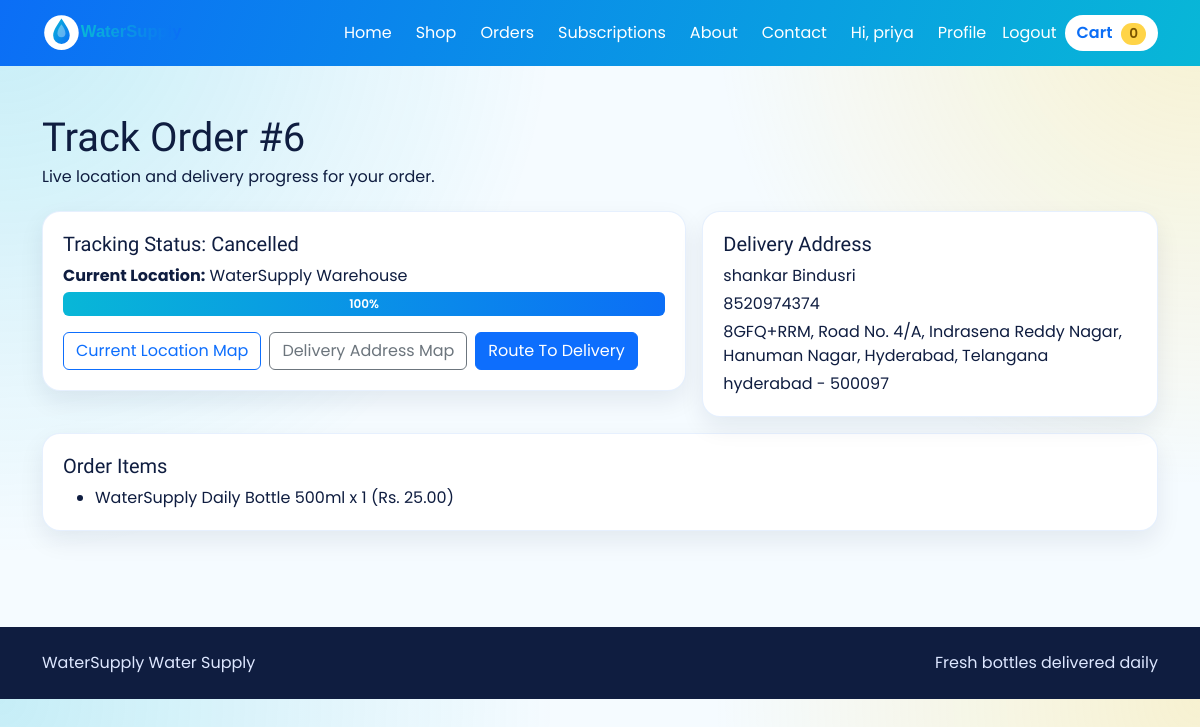
The app's page /orders/6/track/ (signed in) with its own data.
### core/models.py (models this page shows, shortened)
class Order(models.Model):
    STATUS_PLACED = "placed"
    STATUS_PACKED = "packed"
    STATUS_OUT_FOR_DELIVERY = "out_for_delivery"
    STATUS_DELIVERED = "delivered"
    STATUS_CANCELLED = "cancelled"
    STATUS_CHOICES = (
        (STATUS_PLACED, "Placed"),
        (STATUS_PACKED, "Packed"),
        (STATUS_OUT_FOR_DELIVERY, "Out for Delivery"),
        (STATUS_DELIVERED, "Delivered"),
        (STATUS_CANCELLED, "Cancelled"),
    )
    PAYMENT_COD = "cod"
    PAYMENT_RAZORPAY = "razorpay"
    PAYMENT_STRIPE = "stripe"
    PAYMENT_CHOICES = (
        (PAYMENT_COD, "Cash on Delivery"),
        (PAYMENT_RAZORPAY, "Razorpay"),
        (PAYMENT_STRIPE, "Stripe"),
    )
    PAYMENT_PENDING = "pending"
    PAYMENT_PAID = "paid"
    PAYMENT_FAILED = "failed"
    PAYMENT_STATUS_CHOICES = (
        (PAYMENT_PENDING, "Pending"),
        (PAYMENT_PAID, "Paid"),
        (PAYMENT_FAILED, "Failed"),
    )
    FULFILLMENT_ONE_TIME = "one_time"
    FULFILLMENT_WEEKLY = "weekly"
    FULFILLMENT_MONTHLY = "monthly"
    FULFILLMENT_CHOICES = (
        (FULFILLMENT_ONE_TIME, "One-time"),
        (FULFILLMENT_WEEKLY, "Weekly Subscription"),
        (FULFILLMENT_MONTHLY, "Monthly Subscription"),
    )
    user = models.ForeignKey(
        settings.AUTH_USER_MODEL, related_name="orders", on_delete=models.CASCADE, null=True, blank=True
    )
    created_at = models.DateTimeField(auto_now_add=True)
    total_amount = models.DecimalField(max_digits=10, decimal_places=2)
    subtotal_amount = models.DecimalField(max_digits=10, decimal_places=2, default=0)
    discount_amount = models.DecimalField(max_digits=10, decimal_places=2, default=0)
    delivery_name = models.CharField(max_length=120, blank=True)
    delivery_phone = models.CharField(max_length=20, blank=True)
    delivery_address = models.CharField(max_length=255, blank=True)
    delivery_city = models.CharField(max_length=100, blank=True)
    delivery_pincode = models.CharField(max_length=12, blank=True)
    tracking_status = models.CharField(max_length=40, choices=STATUS_CHOICES, default=STATUS_PLACED)
    current_location = models.CharField(max_length=120, default="WaterSupply Warehouse")
    tracking_latitude = models.DecimalField(max_digits=9, decimal_places=6, default=12.971600)
    tracking_longitude = models.DecimalField(max_digits=9, decimal_places=6, default=77.594600)
    payment_method = models.CharField(max_length=20, choices=PAYMENT_CHOICES, default=PAYMENT_COD)
    payment_status = models.CharField(
        max_length=20, choices=PAYMENT_STATUS_CHOICES, default=PAYMENT_PENDING
    )
    fulfillment_type = models.CharField(
        max_length=20, choices=FULFILLMENT_CHOICES, default=FULFILLMENT_ONE_TIME
    )
    coupon_code = models.CharField(max_length=40, blank=True)
    invoice_number = models.CharField(max_length=40, blank=True)
    is_return_requested = models.BooleanField(default=False)
    return_reason = models.CharField(max_length=255, blank=True)
    cancel_reason = models.CharField(max_length=255, blank=True)
    class Meta:
        ordering = ["-created_at"]

class OrderItem(models.Model):
    order = models.ForeignKey(Order, related_name="items", on_delete=models.CASCADE)
    product = models.ForeignKey(Product, on_delete=models.PROTECT)
    quantity = models.PositiveIntegerField(default=1)
    unit_price = models.DecimalField(max_digits=10, decimal_places=2)

class Product(models.Model):
    category = models.ForeignKey(
        Category, related_name="products", on_delete=models.SET_NULL, null=True, blank=True
    )
    name = models.CharField(max_length=120)
    volume_label = models.CharField(max_length=50, default="1L")
    price = models.DecimalField(max_digits=10, decimal_places=2)
    image_url = models.CharField(max_length=500, blank=True)
    description = models.CharField(max_length=255, blank=True)
    stock_quantity = models.PositiveIntegerField(default=50)
    low_stock_threshold = models.PositiveIntegerField(default=10)
    is_featured = models.BooleanField(default=False)
    class Meta:
        ordering = ["name"]

### core/views.py (the view)
# urls.py: path("orders/<int:order_id>/track/", views.track_order_page, name="track_order"),
@login_required
def track_order_page(request, order_id):
    order = get_object_or_404(
        Order.objects.prefetch_related("items__product"),
        id=order_id,
        user=request.user,
    )
    tracking = _tracking_snapshot(order)
    destination = _full_delivery_address(order)
    origin = "WaterSupply Warehouse Bengaluru"
    return render(
        request,
        "core/track_order.html",
        {
            "order": order,
            "tracking": tracking,
            "map_link": _maps_search_link(tracking["location_query"]),
            "delivery_map_link": _maps_search_link(destination),
            "route_map_link": _maps_directions_link(origin, destination),
            "cart_count": _cart_count(request),
        },
    )

### core/views.py (called while the page is built)
def _get_cart(request):
    cart, _ = Cart.objects.get_or_create(user=request.user)
    return cart

def _cart_count(request):
    if request.user.is_authenticated:
        cart = _get_cart(request)
        return sum(item.quantity for item in cart.items.all())
    return sum(_get_session_cart(request).values())

def _full_delivery_address(order):
    parts = [order.delivery_address, order.delivery_city, order.delivery_pincode]
    return ", ".join(part for part in parts if part)

def _maps_search_link(query):
    return f"https://www.google.com/maps?q={quote_plus(query)}"

def _maps_directions_link(origin, destination):
    return (
        "https://www.google.com/maps/dir/?api=1"
        f"&origin={quote_plus(origin)}&destination={quote_plus(destination)}"
    )

def _tracking_snapshot(order):
    status_map = {
        Order.STATUS_PLACED: ("Placed", 25),
        Order.STATUS_PACKED: ("Packed", 45),
        Order.STATUS_OUT_FOR_DELIVERY: ("Out For Delivery", 75),
        Order.STATUS_DELIVERED: ("Delivered", 100),
        Order.STATUS_CANCELLED: ("Cancelled", 100),
    }
    status_label, progress = status_map.get(order.tracking_status, ("Placed", 25))
    destination = _full_delivery_address(order) or "Customer Delivery Address"
    location = order.current_location or destination
    return {
        "status": status_label,
        "location": location,
        "location_query": location,
        "progress": progress,
    }

### core/templates/core/track_order.html (shortened to what this page needs)
{% extends "core/base.html" %}
{% block content %}
<section class="container pb-5">
  <div class="page-head">
    <h1>Track Order #{{ order.id }}</h1>
    <p>Live location and delivery progress for your order.</p>
  </div>
  <div class="row g-3">
    <div class="col-lg-7">
      <div class="order-card">
        <h5 class="mb-2">Tracking Status: {{ tracking.status }}</h5>
        <p class="mb-1"><strong>Current Location:</strong> {{ tracking.location }}</p>
        <div class="progress mb-3" role="progressbar" aria-label="Tracking progress" aria-valuenow="{{ tracking.progress }}" aria-valuemin="0" aria-valuemax="100">
          <div class="progress-bar" style="width: {{ tracking.progress }}%">{{ tracking.progress }}%</div>
        </div>
        <div class="d-flex flex-wrap gap-2">
          <a class="btn btn-outline-primary" href="{{ map_link }}" target="_blank" rel="noopener">Current Location Map</a>
          <a class="btn btn-outline-secondary" href="{{ delivery_map_link }}" target="_blank" rel="noopener">Delivery Address Map</a>
          <a class="btn btn-primary" href="{{ route_map_link }}" target="_blank" rel="noopener">Route To Delivery</a>
        </div>
      </div>
    </div>
    <div class="col-lg-5">
      <div class="order-card">
        <h5>Delivery Address</h5>
        <p class="mb-1">{{ order.delivery_name }}</p>
        <p class="mb-1">{{ order.delivery_phone }}</p>
        <p class="mb-1">{{ order.delivery_address }}</p>
        <p class="mb-0">{{ order.delivery_city }} - {{ order.delivery_pincode }}</p>
      </div>
    </div>
  </div>
  <div class="order-card mt-3">
    <h5>Order Items</h5>
    <ul class="mb-0">
      {% for item in order.items.all %}
        <li>{{ item.product.name }} {{ item.product.volume_label }} x {{ item.quantity }} (Rs. {{ item.unit_price }})</li>
      {% endfor %}
    </ul>
  </div>
</section>
{% endblock %}

### core/templates/core/base.html (shortened to what this page needs)
{% load static %}
<!DOCTYPE html>
<html lang="en">
<head>
  <link href="https://cdn.jsdelivr.net/npm/bootstrap@5.3.3/dist/css/bootstrap.min.css" rel="stylesheet">
  <link rel="stylesheet" href="{% static 'core/styles.css' %}">
</head>
<body>
  <nav class="navbar navbar-expand-lg sticky-top app-nav">
    <div class="container">
      <a class="navbar-brand brand-wordmark d-flex align-items-center gap-2" href="{% if user.is_authenticated %}{% url 'home' %}{% else %}{% url 'landing' %}{% endif %}">
        <img src="{% static 'core/watersupply-logo-title.svg' %}" alt="WaterSupply logo" class="brand-title-logo">
      </a>
      <div class="collapse navbar-collapse" id="mainNav">
        <ul class="navbar-nav ms-auto align-items-lg-center gap-lg-2">
          {% if user.is_authenticated %}
          <li class="nav-item"><a class="nav-link" href="{% url 'home' %}">Home</a></li>
          <li class="nav-item"><a class="nav-link" href="{% url 'shop' %}">Shop</a></li>
          <li class="nav-item"><a class="nav-link" href="{% url 'orders' %}">Orders</a></li>
          <li class="nav-item"><a class="nav-link" href="/subscriptions/">Subscriptions</a></li>
          <li class="nav-item"><a class="nav-link" href="{% url 'about' %}">About</a></li>
          <li class="nav-item"><a class="nav-link" href="{% url 'contact' %}">Contact</a></li>
          <li class="nav-item">
            <span class="nav-link">Hi, {{ user.username }}</span>
          </li>
          <li class="nav-item"><a class="nav-link" href="{% url 'profile' %}">Profile</a></li>
          <li class="nav-item">
            <form method="post" action="{% url 'logout' %}" class="d-inline">
              <button type="submit" class="nav-link btn btn-link p-0">Logout</button>
            </form>
          </li>
          <li class="nav-item">
            <a class="btn btn-nav-cart" href="{% url 'cart' %}">
              Cart
              <span class="cart-badge">{{ cart_count|default:0 }}</span>
            </a>
          </li>
          {% endif %}
        </ul>
      </div>
    </div>
  </nav>
  <main>
    <div class="container py-4">
    </div>
    {% block content %}{% endblock %}
  </main>
  <footer class="app-footer mt-5">
    <div class="container py-4 d-flex flex-column flex-md-row justify-content-between gap-2">
      <span>WaterSupply Water Supply</span>
      <span>Fresh bottles delivered daily</span>
    </div>
  </footer>
</body>
</html>

### core/static/core/styles.css (style rules this page uses)
:root { --sea-blue: #0b6ef6; --sea-cyan: #08b7d7; --sun-yellow: #ffd447; --mint: #ddfff2; --ink: #0f1d40; --soft-bg: #f5fbff; }
body { font-family: "Poppins", sans-serif; color: var(--ink); background: radial-gradient(circle at top left, rgba(8, 183, 215, 0.2), transparent 40%), radial-gradient(circle at top right, rgba(255, 212, 71, 0.25), transparent 35%), var(--soft-bg); }
h1, h2, h3, h4, h5 { font-family: "Sora", sans-serif; }
.app-nav { background: linear-gradient(110deg, var(--sea-blue), var(--sea-cyan)); }
.brand-wordmark { color: #fff; font-weight: 800; letter-spacing: 0.4px; }
.brand-title-logo { width: 180px; height: auto; }
.brand-wordmark:hover, .navbar .nav-link:hover, .navbar .nav-link { color: #fff; }
.btn-nav-cart { background: #fff; color: var(--sea-blue); border-radius: 999px; border: 0; font-weight: 600; }
.cart-badge { display: inline-block; min-width: 24px; text-align: center; padding: 1px 8px; border-radius: 20px; background: var(--sun-yellow); color: #7c5600; font-size: 0.85rem; margin-left: 5px; }
.order-snap, .info-card, .order-card, .login-card, .empty-box, .cart-table-wrap { background: #fff; border-radius: 18px; border: 1px solid rgba(11, 110, 246, 0.1); box-shadow: 0 10px 24px rgba(15, 29, 64, 0.08); }
.order-snap, .info-card, .order-card, .login-card, .empty-box { padding: 1.25rem; }
.page-head { margin-bottom: 1.4rem; }
.page-head h1 { margin-bottom: 0.2rem; }
.progress { height: 24px; background: #e8f2ff; }
.progress-bar { background: linear-gradient(90deg, #08b7d7, #0b6ef6); font-weight: 600; }
.app-footer { background: var(--ink); color: #dde7ff; }

### records on screen
Order: id "6", status "Cancelled", location "WaterSupply Warehouse", delivery_name "shankar Bindusri", delivery_phone "8520974374", delivery_address "8GFQ+RRM, Road No. 4/A, Indrasena Reddy Nagar, Hanuman Nagar, Hyderabad, Telangana", delivery_city "hyderabad", delivery_pincode "500097"
OrderItem: product.name "WaterSupply Daily Bottle", product.volume_label "500ml", quantity "1", unit_price "25.00"

### other values on screen
{{ user.username }} "priya"
{{ cart_count|default:0 }} "0"
{{ tracking.progress }} "100"
